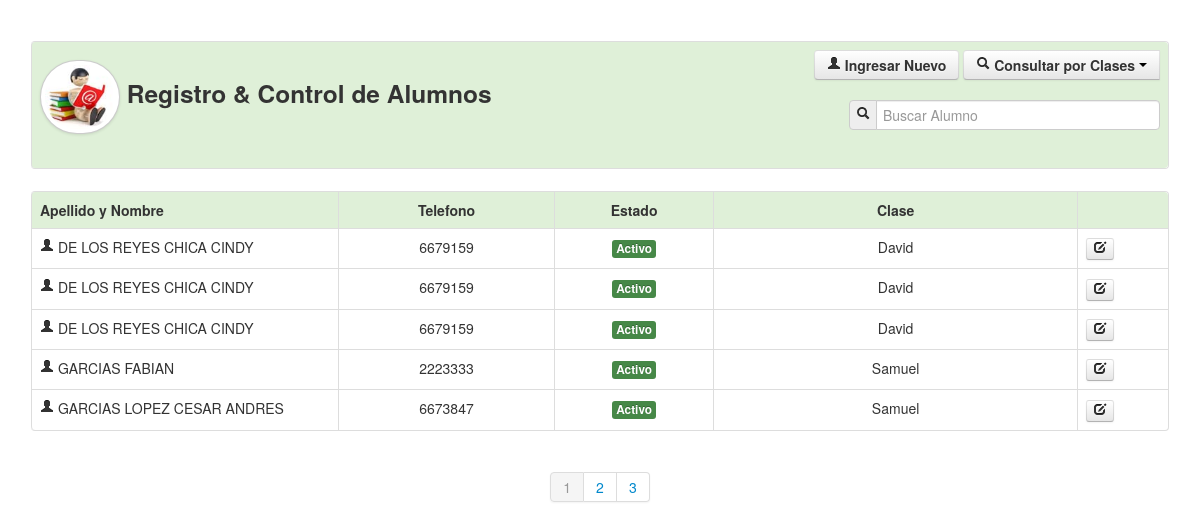
/alumnos.php (signed in), run on the app's committed database.
### tables this page shows
CREATE TABLE IF NOT EXISTS `alumnos` (
  `id` int(11) NOT NULL AUTO_INCREMENT,
  `nombre` varchar(255) NOT NULL,
  `apellido` varchar(255) NOT NULL,
  `rut` varchar(255) NOT NULL,
  `telefono` varchar(255) NOT NULL,
  `fechan` date NOT NULL,
  `folio` varchar(255) NOT NULL,
  `curso` varchar(255) NOT NULL,
  `estado` varchar(255) NOT NULL,
  `maestro` varchar(255) NOT NULL,
  `pension` varchar(255) NOT NULL,
  `domicilio` varchar(255) NOT NULL,
  `estado_civil` varchar(255) NOT NULL,
  `grado` varchar(255) NOT NULL,
  PRIMARY KEY (`id`)
);

CREATE TABLE IF NOT EXISTS `salones` (
  `id` int(11) NOT NULL AUTO_INCREMENT,
  `nombre` varchar(255) NOT NULL,
  `curso` varchar(255) NOT NULL,
  `estado` varchar(255) NOT NULL,
  PRIMARY KEY (`id`)
);

### Class/class_alumnos.php (called while the page is built, shortened)
<?php
class Consultar_Salones{
	private $fetch;
	function __construct($codigo){
		$this->consulta = mysql_query("SELECT * FROM salones WHERE id='$codigo'");
		$this->fetch = mysql_fetch_array($this->consulta);
	}
	function consultar($campo){
		return $this->fetch[$campo];
	}
}
?>

### alumnos.php (the view, shortened to what this page needs)
<?php
		include_once('Class/funciones.php');
		include_once('Class/class_alumnos.php');
		$maximo=5;
		if(!empty($_GET['pag'])){
			$pag=limpiar($_GET['pag']);
		}else{
			$pag=1;
		}
		$inicio=($pag-1)*$maximo;
			$cans=mysql_query("SELECT COUNT(nombre)as total FROM alumnos");
			if($dat=mysql_fetch_array($cans)){
				$total=$dat['total'];
			}
?>
<!DOCTYPE html>
<html lang="en">
<head>
    <link href="css/bootstrap.css" rel="stylesheet">
    <link href="css/bootstrap-responsive.css" rel="stylesheet">
    <link href="css/docs.css" rel="stylesheet">
    <link href="js/google-code-prettify/prettify.css" rel="stylesheet">
</head>
<body data-spy="scroll" data-target=".bs-docs-sidebar">
<div align="center">
    <table width="95%" border="0">
      <tr>
        <td>
       	  <table class="table table-bordered">
              <tr class="success">
                <td>
                    <div class="row-fluid">
                      <div class="span6">
                        	<h3><img src="img/icono_alumno.jpg" class="img-circle img-polaroid" width="70" height="65">
                        	Registro & Control de Alumnos</h3>
                      </div>
                      <div class="span6">
                      	<div align="right">
                       	<a href="crear_alumno.php" class="btn">
                            	<strong><i class="icon-user"></i> Ingresar Nuevo</strong>
                        </a>
                        <div class="btn-group">
                            <button class="btn" data-toggle="dropdown">
                            	<i class="icon-search"></i> <strong>Consultar por Clases</strong> <span class="caret"></span>
                            </button>
                        </div>
                        <br><br>
                        <form name="form1" method="post" action="">
                            <div class="input-prepend">
                                <span class="add-on"><i class="icon-search"></i></span>
                                <input name="bus" type="text" placeholder="Buscar Alumno" class="input-xlarge" autocomplete="off">
                            </div>
                        </form>
                        </div>
                      </div>
                    </div>
                </td>
              </tr>
            </table>
        </td>
      </tr>
      <tr>
        <td>
        	<table class="table table-bordered table table-hover">
              <tr class="success">
                <td width="27%"><strong>Apellido y Nombre</strong></td>
                <td width="19%"><center><strong>Telefono</strong></center></td>
                <td width="14%"><center><strong>Estado</strong></center></td>
                <td width="32%"><center><strong>Clase</strong></center></td>
                <td width="8%">&nbsp;</td>
              </tr>
              <?php
			  	if(empty($_GET['cursos'])){
					if(empty($_POST['bus'])){
						$sql="SELECT * FROM alumnos ORDER BY apellido LIMIT $inicio, $maximo";
					}else{
						$bus=limpiar($_POST['bus']);
						$sql="SELECT * FROM alumnos WHERE nombre LIKE '$bus%' or apellido LIKE '$bus%' or rut='$bus' ORDER BY apellido LIMIT $inicio, $maximo";
					}
				}
			  	$can=mysql_query($sql);
				while($dato=mysql_fetch_array($can)){
					$salones = new Consultar_Salones($dato['curso']);
			  ?>
                  <tr>
                    <td><i class="icon-user"></i> <?php echo trim($dato['apellido']).' '.trim($dato['nombre']); ?></td>
                    <td><center><?php echo $dato['telefono']; ?></center></td>
                    <td>
                    	<center>
                        <a href="alumnos.php?estado=<?php echo $dato['id']; ?>" title="Cambiar Estado">
							<?php echo estado($dato['estado']); ?>
                        </a>
                        </center>
                    </td>
                    <td><center><?php echo $salones->consultar('nombre'); ?></center></td>
                    <td>
                    	<a href="crear_alumno.php?doc=<?php echo $dato['rut']; ?>" class="btn btn-mini" title="Actualizar Informacion">
                    		<i class="icon-edit"></i>
                        </a>
                    </td>
                  </tr>
              <?php } ?>
            </table>
        </td>
      </tr>
    </table>
    <div class="pagination">
        <ul>
        	<?php
			if(empty($_GET['cursos']) and empty($_POST['bus'])){
				$tp = ceil($total/$maximo);
         		for	($n=1; $n<=$tp ; $n++){
					if($pag==$n){
						echo '<li class="active"><a href="alumnos.php?pag='.$n.'">'.$n.'</a></li>';
					}else{
						echo '<li><a href="alumnos.php?pag='.$n.'">'.$n.'</a></li>';
					}
				}
			}
			?>
        </ul>
    </div>
</div>
</body>
</html>

### Class/funciones.php (shortened to what this page needs)
<?php
	function estado($estado){
		if($estado=='s'){
			return '<span class="label label-success">Activo</span>';
		}else{
			return '<span class="label label-important">No Activo</span>';
		}
	}
?>

### css/docs.css (style rules this page uses)
body { position: relative; padding-top: 40px; }

### data on the page
alumnos: apellido "DE LOS REYES CHICA", nombre "CINDY", telefono "6679159", estado "Activo", salones.nombre "David"
alumnos: apellido "DE LOS REYES CHICA", nombre "CINDY", telefono "6679159", estado "Activo", salones.nombre "David"
alumnos: apellido "DE LOS REYES CHICA", nombre "CINDY", telefono "6679159", estado "Activo", salones.nombre "David"
alumnos: apellido "GARCIAS", nombre "FABIAN", telefono "2223333", estado "Activo", salones.nombre "Samuel"
alumnos: apellido "GARCIAS LOPEZ", nombre "CESAR ANDRES", telefono "6673847", estado "Activo", salones.nombre "Samuel"
